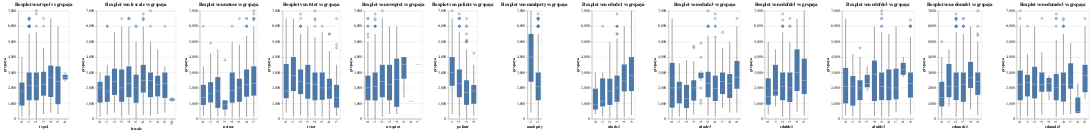

This figure's notebook cell:
### Code cell
charts_box = []
for column in reg_capped.columns:
    if column != 'grspaya':
        chart_b = alt.Chart(reg_capped).mark_boxplot().encode(
            x=alt.X(column, title=column),
            y=alt.Y('grspaya', title='grspaya'),
            tooltip=[column, 'grspaya']
        ).properties(
            title=f'Boxplot von {column} vs grspaya'
        )
        charts_box.append(chart_b)


combined_box = alt.hconcat(*charts_box, spacing=20)

combined_box

### Figure 1 — Vega-Lite specification as saved in the notebook (floating-point values rounded to 4 significant figures; data arrays with more than 128 entries replaced by an {"elided": "..."} marker saying what was removed)
{"config": {"view": {"continuousWidth": 300, "continuousHeight": 300}}, "hconcat": [{"mark": {"type": "boxplot"}, "encoding": {"tooltip": [{"field": "tvpol", "type": "nominal"}, {"field": "grspaya", "type": "quantitative"}], "x": {"field": "tvpol", "title": "tvpol", "type": "nominal"}, "y": {"field": "grspaya", "title": "grspaya", "type": "quantitative"}}, "title": "Boxplot von tvpol vs grspaya"}, {"mark": {"type": "boxplot"}, "encoding": {"tooltip": [{"field": "lrscale", "type": "nominal"}, {"field": "grspaya", "type": "quantitative"}], "x": {"field": "lrscale", "title": "lrscale", "type": "nominal"}, "y": {"field": "grspaya", "title": "grspaya", "type": "quantitative"}}, "title": "Boxplot von lrscale vs grspaya"}, {"mark": {"type": "boxplot"}, "encoding": {"tooltip": [{"field": "netuse", "type": "nominal"}, {"field": "grspaya", "type": "quantitative"}], "x": {"field": "netuse", "title": "netuse", "type": "nominal"}, "y": {"field": "grspaya", "title": "grspaya", "type": "quantitative"}}, "title": "Boxplot von netuse vs grspaya"}, {"mark": {"type": "boxplot"}, "encoding": {"tooltip": [{"field": "tvtot", "type": "nominal"}, {"field": "grspaya", "type": "quantitative"}], "x": {"field": "tvtot", "title": "tvtot", "type": "nominal"}, "y": {"field": "grspaya", "title": "grspaya", "type": "quantitative"}}, "title": "Boxplot von tvtot vs grspaya"}, {"mark": {"type": "boxplot"}, "encoding": {"tooltip": [{"field": "nwsptot", "type": "nominal"}, {"field": "grspaya", "type": "quantitative"}], "x": {"field": "nwsptot", "title": "nwsptot", "type": "nominal"}, "y": {"field": "grspaya", "title": "grspaya", "type": "quantitative"}}, "title": "Boxplot von nwsptot vs grspaya"}, {"mark": {"type": "boxplot"}, "encoding": {"tooltip": [{"field": "polintr", "type": "nominal"}, {"field": "grspaya", "type": "quantitative"}], "x": {"field": "polintr", "title": "polintr", "type": "nominal"}, "y": {"field": "grspaya", "title": "grspaya", "type": "quantitative"}}, "title": "Boxplot von polintr vs grspaya"}, {"mark": {"type": "boxplot"}, "encoding": {"tooltip": [{"field": "mmbprty", "type": "nominal"}, {"field": "grspaya", "type": "quantitative"}], "x": {"field": "mmbprty", "title": "mmbprty", "type": "nominal"}, "y": {"field": "grspaya", "title": "grspaya", "type": "quantitative"}}, "title": "Boxplot von mmbprty vs grspaya"}, {"mark": {"type": "boxplot"}, "encoding": {"tooltip": [{"field": "edude1", "type": "nominal"}, {"field": "grspaya", "type": "quantitative"}], "x": {"field": "edude1", "title": "edude1", "type": "nominal"}, "y": {"field": "grspaya", "title": "grspaya", "type": "quantitative"}}, "title": "Boxplot von edude1 vs grspaya"}, {"mark": {"type": "boxplot"}, "encoding": {"tooltip": [{"field": "edude3", "type": "nominal"}, {"field": "grspaya", "type": "quantitative"}], "x": {"field": "edude3", "title": "edude3", "type": "nominal"}, "y": {"field": "grspaya", "title": "grspaya", "type": "quantitative"}}, "title": "Boxplot von edude3 vs grspaya"}, {"mark": {"type": "boxplot"}, "encoding": {"tooltip": [{"field": "edufde1", "type": "nominal"}, {"field": "grspaya", "type": "quantitative"}], "x": {"field": "edufde1", "title": "edufde1", "type": "nominal"}, "y": {"field": "grspaya", "title": "grspaya", "type": "quantitative"}}, "title": "Boxplot von edufde1 vs grspaya"}, {"mark": {"type": "boxplot"}, "encoding": {"tooltip": [{"field": "edufde3", "type": "nominal"}, {"field": "grspaya", "type": "quantitative"}], "x": {"field": "edufde3", "title": "edufde3", "type": "nominal"}, "y": {"field": "grspaya", "title": "grspaya", "type": "quantitative"}}, "title": "Boxplot von edufde3 vs grspaya"}, {"mark": {"type": "boxplot"}, "encoding": {"tooltip": [{"field": "edumde1", "type": "nominal"}, {"field": "grspaya", "type": "quantitative"}], "x": {"field": "edumde1", "title": "edumde1", "type": "nominal"}, "y": {"field": "grspaya", "title": "grspaya", "type": "quantitative"}}, "title": "Boxplot von edumde1 vs grspaya"}, {"mark": {"type": "boxplot"}, "encoding": {"tooltip": [{"field": "edumde3", "type": "nominal"}, {"field": "grspaya", "type": "quantitative"}], "x": {"field": "edumde3", "title": "edumde3", "type": "nominal"}, "y": {"field": "grspaya", "title": "grspaya", "type": "quantitative"}}, "title": "Boxplot von edumde3 vs grspaya"}], "data": {"name": "data-e45da4181e7dc823667dec1c68ec4bde"}, "spacing": 20, "$schema": "https://vega.github.io/schema/vega-lite/v5.16.3.json", "datasets": {"data-e45da4181e7dc823667dec1c68ec4bde": {"elided": "834 records"}}}
